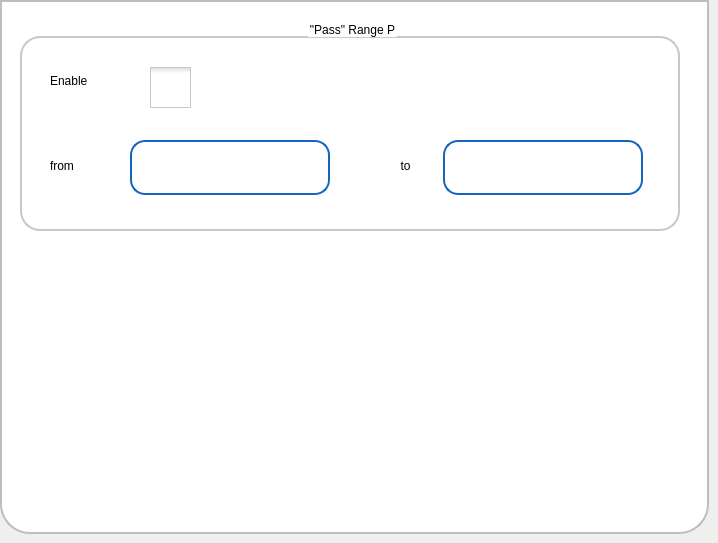
      <widget class="QWidget" name="tabPassFail">
       <attribute name="title">
        <string>Pass/Fail</string>
       </attribute>
       <widget class="QFrame" name="frPassFail">
        <property name="geometry">
         <rect>
          <x>0</x>
          <y>0</y>
          <width>709</width>
          <height>534</height>
         </rect>
        </property>
        <property name="styleSheet">
         <string notr="true">background-color: rgb(255, 255, 255);
	 border: 2px solid #C4C4C3;
    border-bottom-color: #C2C7CB; /* same as the pane color */
    border-bottom-left-radius: 30px;
border-bottom-right-radius: 30px;
    border-top-right-radius: 0px;
color: rgb(0, 0, 0);
font: 75 16pt &quot;Roboto Medium&quot;;
border-color:  rgb(190, 190, 190);



</string>
        </property>
        <property name="frameShape">
         <enum>QFrame::StyledPanel</enum>
        </property>
        <property name="frameShadow">
         <enum>QFrame::Raised</enum>
        </property>
        <widget class="QGroupBox" name="gbRange">
         <property name="geometry">
          <rect>
           <x>20</x>
           <y>20</y>
           <width>660</width>
           <height>211</height>
          </rect>
         </property>
         <property name="styleSheet">
          <string notr="true">QGroupBox {
    border: 2px solid  rgb(200, 200, 200);
    border-radius: 20px;
    margin-top: 16px; /* leave space at the top for the title */
    padding : 0px;

}

QGroupBox::title {
    subcontrol-origin: padding;
    subcontrol-position: top centre ; /* position at the top center */
    left : 0px;
    top : -15px;
}</string>
         </property>
         <property name="title">
          <string>&quot;Pass&quot; Range P</string>
         </property>
         <widget class="QLabel" name="label_51">
          <property name="geometry">
           <rect>
            <x>30</x>
            <y>125</y>
            <width>71</width>
            <height>41</height>
           </rect>
          </property>
          <property name="styleSheet">
           <string notr="true">border-width: 0px;</string>
          </property>
          <property name="text">
           <string>from</string>
          </property>
         </widget>
         <widget class="QLabel" name="label_52">
          <property name="geometry">
           <rect>
            <x>350</x>
            <y>125</y>
            <width>71</width>
            <height>41</height>
           </rect>
          </property>
          <property name="styleSheet">
           <string notr="true">border-width: 0px;</string>
          </property>
          <property name="text">
           <string>to</string>
          </property>
          <property name="alignment">
           <set>Qt::AlignCenter</set>
          </property>
         </widget>
         <widget class="sQLEExtend" name="lePRPFrom">
          <property name="geometry">
           <rect>
            <x>110</x>
            <y>120</y>
            <width>200</width>
            <height>55</height>
           </rect>
          </property>
          <property name="focusPolicy">
           <enum>Qt::ClickFocus</enum>
          </property>
          <property name="styleSheet">
           <string notr="true">QLineEdit { 
	padding: 1px 18px 1px 10px;
	background-color: rgb(255,255,255);
	border-width: 2px;
	border-color: rgb(21, 100, 192);
	border-style: solid;
	border-radius: 15;
	color: rgb(0, 0, 0);
	font: 75 16pt &quot;Roboto Medium&quot;;
}

QLineEdit:read-only {
	background-color: rgb(241, 241, 241);
}
QLineEdit[error=true] {
border-color: red;
}
QLineEdit[error=false] {
border-color: rgb(21, 100, 192);
}

</string>
          </property>
          <property name="text">
           <string/>
          </property>
          <property name="maxLength">
           <number>15</number>
          </property>
          <property name="alignment">
           <set>Qt::AlignCenter</set>
          </property>
         </widget>
         <widget class="sQLEExtend" name="lePRPTo">
          <property name="geometry">
           <rect>
            <x>423</x>
            <y>120</y>
            <width>200</width>
            <height>55</height>
           </rect>
          </property>
          <property name="focusPolicy">
           <enum>Qt::ClickFocus</enum>
          </property>
          <property name="styleSheet">
           <string notr="true">QLineEdit { 
	padding: 1px 18px 1px 10px;
	background-color: rgb(255,255,255);
	border-width: 2px;
	border-color: rgb(21, 100, 192);
	border-style: solid;
	border-radius: 15;
	color: rgb(0, 0, 0);
	font: 75 16pt &quot;Roboto Medium&quot;;
}

QLineEdit:read-only {
	background-color: rgb(241, 241, 241);
}
QLineEdit[error=true] {
border-color: red;
}
QLineEdit[error=false] {
border-color: rgb(21, 100, 192);
}

</string>
          </property>
          <property name="text">
           <string/>
          </property>
          <property name="maxLength">
           <number>15</number>
          </property>
          <property name="alignment">
           <set>Qt::AlignCenter</set>
          </property>
         </widget>
         <widget class="QCheckBox" name="cbEnable">
          <property name="geometry">
           <rect>
            <x>130</x>
            <y>40</y>
            <width>41</width>
            <height>55</height>
           </rect>
          </property>
          <property name="focusPolicy">
           <enum>Qt::ClickFocus</enum>
          </property>
          <property name="styleSheet">
           <string notr="true">QCheckBox {
    spacing: 5px;
 border: 0px solid #999999;

}

QCheckBox::indicator {
    width: 41px;
    height: 41px;
}

QCheckBox::indicator:unchecked {
	image: url(:/images/icons/ancheck.png);
}

QCheckBox::indicator:unchecked:disabled{
	image: url(:/images/icons/andcheck.png);
}
QCheckBox::indicator:checked:disabled{
	image: url(:/images/icons/adcheck.png);
}

/*
QCheckBox::indicator:unchecked:hover {
    image: url(:/images/checkbox_unchecked_hover.png);
}

QCheckBox::indicator:unchecked:pressed {
    image: url(:/images/checkbox_unchecked_pressed.png);
}
*/

QCheckBox::indicator:checked {
    image: url(:/images/icons/acheck.png);
}
/*
QCheckBox::indicator:checked:hover {
    image: url(:/images/checkbox_checked_hover.png);
}

QCheckBox::indicator:checked:pressed {
    image: url(:/images/checkbox_checked_pressed.png);
}
*/
QCheckBox::indicator:indeterminate:hover {
    image: url(:/images/checkbox_indeterminate_hover.png);
}
/*
QCheckBox::indicator:indeterminate:pressed {
    image: url(:/images/checkbox_indeterminate_pressed.png);
}
*/</string>
          </property>
          <property name="text">
           <string/>
          </property>
         </widget>
         <widget class="QLabel" name="label_49">
          <property name="geometry">
           <rect>
            <x>30</x>
            <y>40</y>
            <width>91</width>
            <height>41</height>
           </rect>
          </property>
          <property name="styleSheet">
           <string notr="true">border-width: 0px;</string>
          </property>
          <property name="text">
           <string>Enable</string>
          </property>
         </widget>
        </widget>
       </widget>
      </widget>
